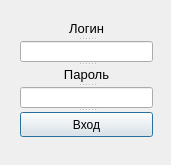
<?xml version="1.0" encoding="UTF-8"?>
<ui version="4.0">
 <class>login</class>
 <widget class="QDialog" name="login">
  <property name="geometry">
   <rect>
    <x>0</x>
    <y>0</y>
    <width>171</width>
    <height>165</height>
   </rect>
  </property>
  <property name="minimumSize">
   <size>
    <width>171</width>
    <height>165</height>
   </size>
  </property>
  <property name="maximumSize">
   <size>
    <width>171</width>
    <height>165</height>
   </size>
  </property>
  <property name="windowTitle">
   <string>Dialog</string>
  </property>
  <widget class="QSplitter" name="splitter">
   <property name="geometry">
    <rect>
     <x>20</x>
     <y>20</y>
     <width>133</width>
     <height>121</height>
    </rect>
   </property>
   <property name="minimumSize">
    <size>
     <width>133</width>
     <height>121</height>
    </size>
   </property>
   <property name="maximumSize">
    <size>
     <width>133</width>
     <height>121</height>
    </size>
   </property>
   <property name="orientation">
    <enum>Qt::Vertical</enum>
   </property>
   <widget class="QLabel" name="label">
    <property name="minimumSize">
     <size>
      <width>133</width>
      <height>17</height>
     </size>
    </property>
    <property name="maximumSize">
     <size>
      <width>133</width>
      <height>17</height>
     </size>
    </property>
    <property name="font">
     <font>
      <pointsize>10</pointsize>
     </font>
    </property>
    <property name="text">
     <string>Логин</string>
    </property>
    <property name="alignment">
     <set>Qt::AlignCenter</set>
    </property>
   </widget>
   <widget class="QLineEdit" name="loginedit">
    <property name="minimumSize">
     <size>
      <width>133</width>
      <height>21</height>
     </size>
    </property>
    <property name="maximumSize">
     <size>
      <width>133</width>
      <height>21</height>
     </size>
    </property>
    <property name="text">
     <string/>
    </property>
   </widget>
   <widget class="QLabel" name="label_2">
    <property name="minimumSize">
     <size>
      <width>133</width>
      <height>17</height>
     </size>
    </property>
    <property name="maximumSize">
     <size>
      <width>133</width>
      <height>17</height>
     </size>
    </property>
    <property name="font">
     <font>
      <pointsize>10</pointsize>
     </font>
    </property>
    <property name="text">
     <string>Пароль</string>
    </property>
    <property name="alignment">
     <set>Qt::AlignCenter</set>
    </property>
   </widget>
   <widget class="QLineEdit" name="passedit">
    <property name="minimumSize">
     <size>
      <width>133</width>
      <height>21</height>
     </size>
    </property>
    <property name="maximumSize">
     <size>
      <width>133</width>
      <height>21</height>
     </size>
    </property>
   </widget>
   <widget class="QPushButton" name="pushButton">
    <property name="minimumSize">
     <size>
      <width>133</width>
      <height>25</height>
     </size>
    </property>
    <property name="maximumSize">
     <size>
      <width>133</width>
      <height>25</height>
     </size>
    </property>
    <property name="text">
     <string>Вход</string>
    </property>
   </widget>
  </widget>
 </widget>
 <resources/>
 <connections/>
</ui>
